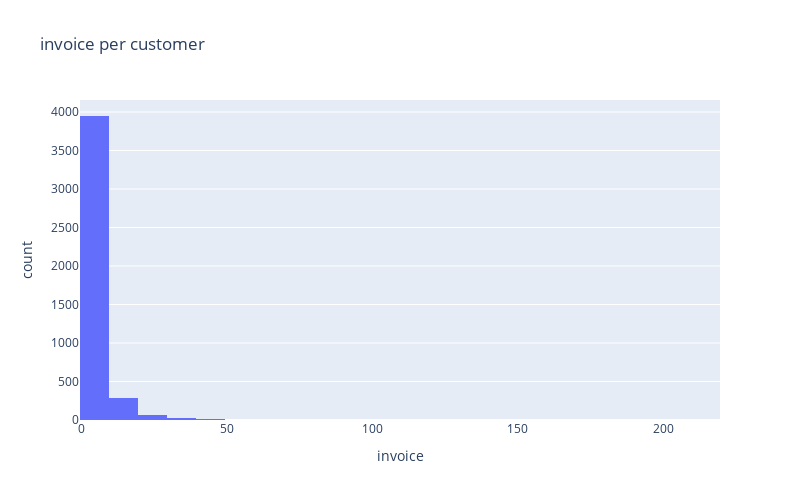

Here is the notebook cell this chart was saved with:
### Markdown cell above
#### The histogram shows that the majority of customers 3900 aprox. presents an invoice frequency of 0-9, then decreases to clients with invoice frequencies of 10 -19, and only some exceptions, clients have 50 to 200 invoices.

### Code cell
fig = px.histogram(n_orders, x="invoice", nbins=40, width=800, height=500, title= 'invoice per customer')
fig.show()

### Figure 1 — Plotly figure (JSON) as saved in the notebook; plotly's stock layout.template omitted (floating-point values rounded to 4 significant figures; data arrays with more than 128 entries replaced by an {"elided": "..."} marker saying what was removed)
{"data": [{"alignmentgroup": "True", "bingroup": "x", "hovertemplate": "invoice=%{x}<br>count=%{y}<extra></extra>", "legendgroup": "", "marker": {"color": "#636efa", "pattern": {"shape": ""}}, "name": "", "nbinsx": 40, "offsetgroup": "", "orientation": "v", "showlegend": false, "type": "histogram", "x": {"elided": "4339 int values"}, "xaxis": "x", "yaxis": "y"}], "layout": {"barmode": "relative", "height": 500, "legend": {"tracegroupgap": 0}, "title": {"text": "invoice per customer"}, "width": 800, "xaxis": {"anchor": "y", "domain": [0, 1], "title": {"text": "invoice"}}, "yaxis": {"anchor": "x", "domain": [0, 1], "title": {"text": "count"}}}}
